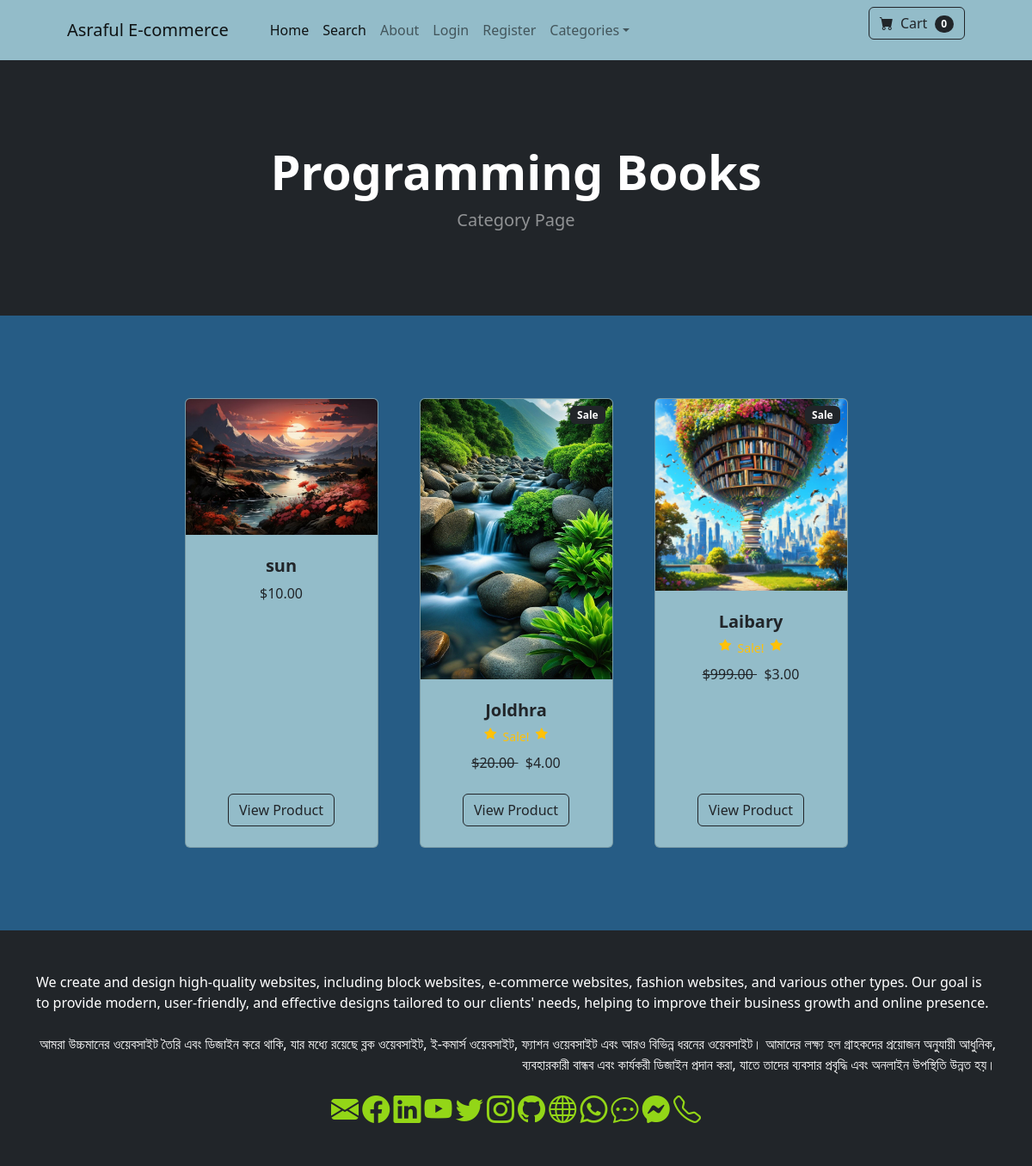
The app's page /category/Programming Books/ with its own data.
### store/models.py (models this page shows, shortened)
class Category(models.Model):
    name = models.CharField(max_length=50)
    def __str__(self):
        return self.name
    class Meta:
        verbose_name_plural = 'categories'

class Product(models.Model):
    name = models.CharField(max_length=100)
    price = models.DecimalField(default=0, decimal_places=2, max_digits=6)
    category = models.ForeignKey(Category, on_delete=models.CASCADE, default=1)
    description = models.CharField(max_length=250, default='', blank=True, null=True)
    image = models.ImageField(upload_to='uploads/products/')
    is_sale = models.BooleanField(default=False)
    sale_price = models.DecimalField(default=0, decimal_places=2, max_digits=6)

### store/views.py (the view)
# urls.py: path('category/<str:foo>/', views.category, name='category'),                       #_10
def category(request, foo):
	foo = foo.replace('-', ' ')
	try:
		category = Category.objects.get(name=foo)
		products = Product.objects.filter(category=category)
		return render(request, 'category.html', {'products':products, 'category':category})
	except:
		messages.success(request, ("That Category Doesn't Exist..."))
		return redirect('home')

### cart/cart.py (called while the page is built)
	def __len__(self):
		return len(self.cart)

### cart/context_processors.py (called while the page is built)
def cart(request):                 # _12
	return {'cart': Cart(request)}

### templates/category.html (shortened to what this page needs)
{% extends 'base.html' %}
{% block content %}
        <header class="bg-dark py-5">
            <div class="container px-4 px-lg-5 my-5">
                <div class="text-center text-white">
                    <h1 class="display-4 fw-bolder">
                    {{ category }}
                </h1>
                    <p class="lead fw-normal text-white-50 mb-0">Category Page</p>
                </div>
            </div>
        </header>
        <section class="py-5">
            <div class="container px-4 px-lg-5 mt-5">
                <div class="row gx-4 gx-lg-5 row-cols-2 row-cols-md-3 row-cols-xl-4 justify-content-center">
                {% for product in products %}
                    {% if product.is_sale %}
                    <div class="col mb-5">
                        <div class="card h-100">
                            <div class="badge bg-dark text-white position-absolute" style="top: 0.5rem; right: 0.5rem">Sale</div>
                            <img class="card-img-top" src="{{ product.image.url }}" alt="..." />
                            <div class="card-body p-4">
                                <div class="text-center">
                                    <h5 class="fw-bolder">{{ product.name }}</h5>
                <div class="d-flex justify-content-center small text-warning mb-2">
                <div class="bi-star-fill"></div>
                <div class="bi-star-fill"></div>
                </div>
                                    <strike>
                                    ${{ product.price }}
                                    </strike>
                                    &nbsp;
                                    ${{ product.sale_price }}
                                </div>
                            </div>
                            <div class="card-footer p-4 pt-0 border-top-0 bg-transparent">
    <div class="text-center">
        <a class="btn btn-outline-dark mt-auto" href="{% url 'product' product.id  %}">View Product</a>
    </div>
                            </div>
                        </div>
                    </div>
                    {% else %}
                <div class="col mb-5">
                        <div class="card h-100">
                            <img class="card-img-top" src="{{ product.image.url }}" alt="..." />
                            <div class="card-body p-4">
                                <div class="text-center">
                                    <h5 class="fw-bolder">{{ product.name }}</h5>
                                    ${{ product.price }}
                                </div>
                            </div>
                            <div class="card-footer p-4 pt-0 border-top-0 bg-transparent">
    <div class="text-center"><a class="btn btn-outline-dark mt-auto" href="{% url 'product' product.id %}">View Product</a></div>
                            </div>
                        </div>
                    </div>
                        {% endif %}
                    {% endfor %}
            </div>
        </section>
{% endblock %}

### static/css/customise.css (style rules this page uses)
body { background-color: #265c85 !important; }
header h1 { animation: textColorCycle 3s infinite; }
h5 { animation: textColorCycle 45s infinite; }
.card { background-color: #93bcc9 !important; }

### records on screen
Category: name "Programming Books"
Product: image (picture), name "sun", price "10.00"
Product: image (picture), name "Joldhra", price "20.00", sale_price "4.00"
Product: image (picture), name "Laibary", price "999.00", sale_price "3.00"

### other values on screen
{{ cart|length }} "0"
